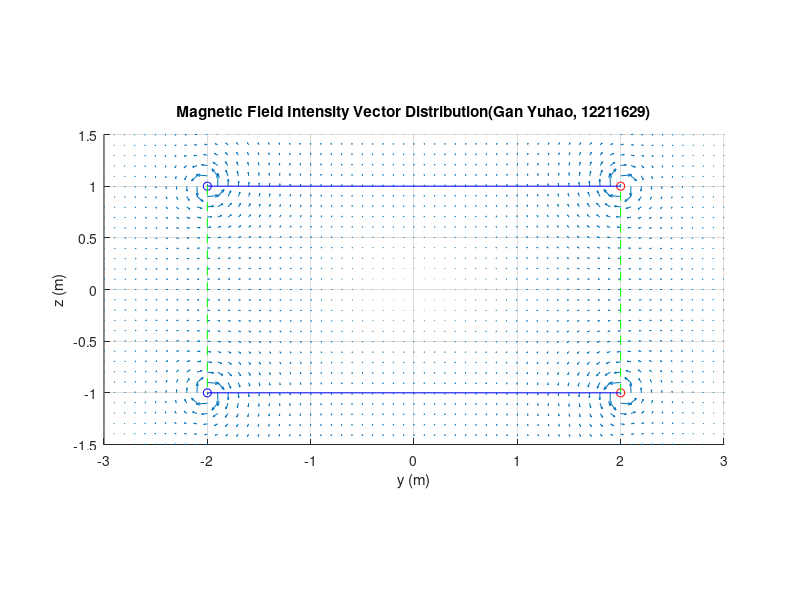
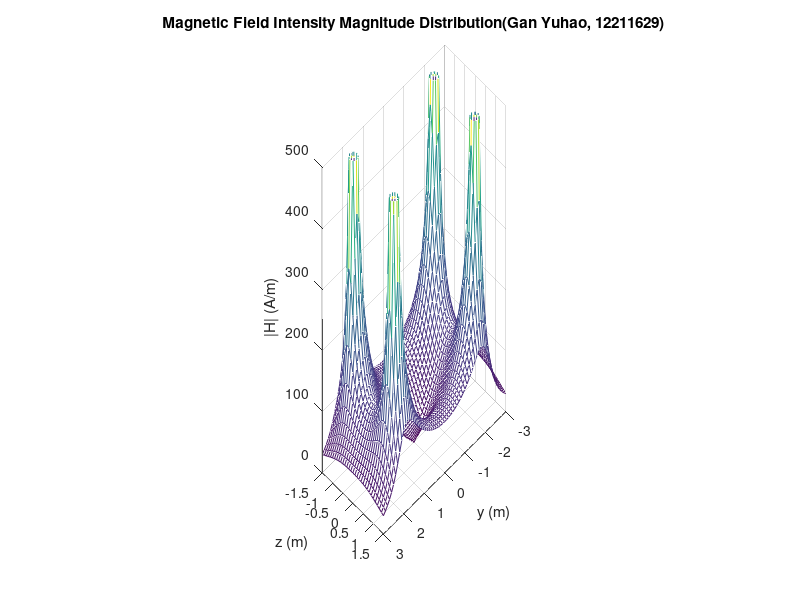
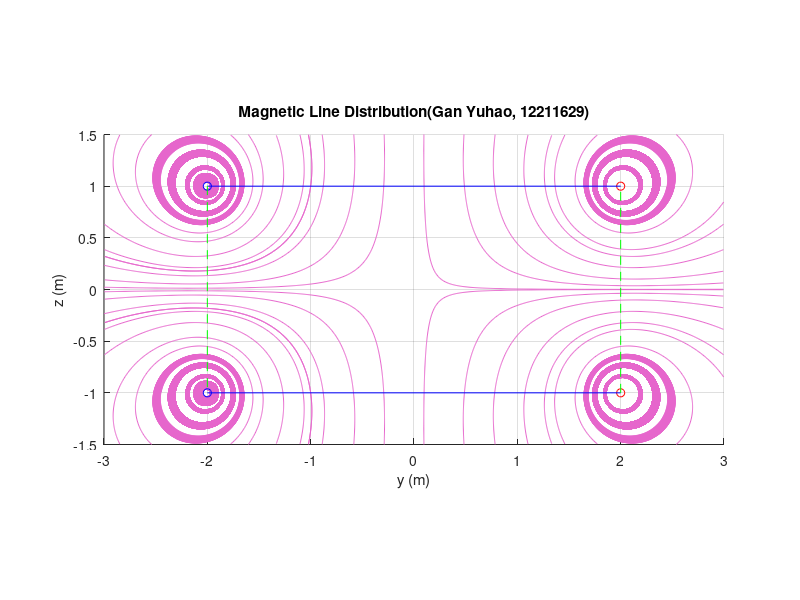

MATLAB code for these plots, in order:
%% Initialization
clear;
clc;

%% Declarations
% Basic Parameters
a = 2;   % m
I = 500; % A
d = 2;   % m
% Scene
segment_number = 50;
segment_length = 2 * pi * a / segment_number;
angles = linspace(0, 2 * pi, segment_number);
% Viewport
sampling_density = 10;
length_y = 6;
length_z = 3;
sampling_number_y = sampling_density * length_y + 1;
sampling_number_z = sampling_density * length_z + 1;
range_y = linspace(-length_y / 2, length_y / 2, sampling_number_y);
range_z = linspace(-length_z / 2, length_z / 2, sampling_number_z);

%% Magnetic Field Intensity Vector Distribution
Hy = zeros(sampling_number_y, sampling_number_z);
Hz = zeros(sampling_number_y, sampling_number_z);
% Iterate the mesh points
for it_y = 1 : sampling_number_y
    for it_z = 1 : sampling_number_z
        % Obtain real position of the mesh point
        P = [0, ...
            (it_y - 1) / sampling_density - length_y / 2, ... 
            (it_z - 1) / sampling_density - length_z / 2];
        % Iterate the loops
        for S_z = [-d / 2, d / 2]
            % Iterate the segments
            for S_angle = angles(1 : segment_number)
                % Obtain the position of current segment
                S = [a * cos(S_angle), a * sin(S_angle), S_z];
                % Obtain the displacement
                R = P - S;
                % Obtain the differential length
                dL = [-segment_length * sin(S_angle), segment_length * cos(S_angle), 0] * sign(S_z);
                % Apply Biot–Savart Law
                dH = cross(I .* dL, R) ./ (4 .* pi .* norm(R) .^ 3);
                % Accumulate
                Hy(it_y, it_z) = Hy(it_y, it_z) + dH(2);
                Hz(it_y, it_z) = Hz(it_y, it_z) + dH(3);
            end
        end
    end
end

% Plot the figure
figure(1);
grid on, axis equal, hold on;
[mesh_y, mesh_z] = meshgrid(range_y, range_z);
quiver(mesh_y, mesh_z, Hy', Hz');
plot(a, d / 2, 'ro', -a, d / 2, 'bo', a, -d / 2, 'ro', -a, -d / 2, 'bo');
plot([a, -a], [d / 2, d / 2], 'b-', [-a, -a], [d / 2, -d / 2], 'g--', [-a, a], [-d / 2, -d / 2], 'b-', [a, a], [-d / 2, d / 2], 'g--')
axis([-length_y / 2, length_y / 2, -length_z / 2, length_z / 2]);
set(gcf, 'Position', [50, 50, 900, 600]);
title(["Magnetic Field Intensity Vector Distribution", "(Gan Yuhao, 12211629)"]);
xlabel("y (m)"), ylabel("z (m)");
saveas(1, "Magnetic Field Intensity Vector Distribution 2","png");
%% Magnetic Field Intensity Magnitude Distribution
H_norm = sqrt(Hy .^ 2 + Hz .^ 2);

% Plot the figure
figure(2);
grid on, axis equal, hold on;
[mesh_y, mesh_z] = meshgrid(range_y, range_z);
mesh(mesh_y, mesh_z, H_norm');
axis([-length_y / 2, length_y / 2, -length_z / 2, length_z / 2, 0, 500]);
set(gcf, 'Position', [50, 50, 400, 700]);
view([3, 3, 200]);
title(["Magnetic Field Intensity Magnitude Distribution", "(Gan Yuhao, 12211629)"]);
xlabel("y (m)"), ylabel("z (m)"), zlabel("|H| (A/m)");
saveas(2, " Magnetic Field Intensity Magnitude Distribution 2" , "png");
%% Magnetic Line Distribution
% Sample the magnitude of H
H_samples_range_y = [-a, a];
H_samples_z = d / 2;
H_samples_index_y = floor((H_samples_range_y(1) + length_y / 2) * sampling_density) : floor((H_samples_range_y(2) + length_y / 2) * sampling_density);
H_samples_index_z = floor((length_z / 2 + H_samples_z) * sampling_density);
H_samples = H_norm(H_samples_index_y, H_samples_index_z);

% Calculate PDF & CDF
H_pdf = H_samples ./ sum(H_samples);
H_cdf = zeros(1, length(H_pdf));
H_cdf(1) = H_pdf(1);
for it = 2 : length(H_pdf)
    H_cdf(it) = H_cdf(it - 1) + H_pdf(it);
end

% Sample basing on PDF & CDF
line_number = 28;
line_start_y = zeros(1, line_number);
line_start_z = zeros(1, line_number);
uniform_samples = linspace(0.012, 0.99, line_number);
for it_u = 1 : line_number
    u = uniform_samples(it_u);
    if u < H_cdf(1)
        left = 0;
        right = H_samples_range_y(1);
    else
        for it_s = 1 : (length(H_cdf) - 1)
            if u >= H_cdf(it_s) && u < H_cdf(it_s + 1)
                delta = (H_samples_range_y(2) - H_samples_range_y(1)) / length(H_cdf);
                left = H_samples_range_y(1) + delta * (it_s - 1);
                right = H_samples_range_y(1) + delta * it_s;
            end
        end
    end
    line_start_y(it_u) = (left + right) / 2;
    line_start_z(it_u) = H_samples_z;
end

% Plot the figure
figure(3);
grid on, axis equal, hold on;
[mesh_y, mesh_z] = meshgrid(range_y, range_z);
fig_sl = streamline(mesh_y, mesh_z, -Hy', -Hz', line_start_y, line_start_z);
set(fig_sl, "lineWidth", 0.4, "color", [0.9, 0.4, 0.8]);
fig_sl = streamline(mesh_y, mesh_z, Hy', Hz', line_start_y, line_start_z);
set(fig_sl, "lineWidth", 0.4, "color", [0.9, 0.4, 0.8]);
fig_sl = streamline(mesh_y, mesh_z, -Hy', -Hz', line_start_y, -line_start_z);
set(fig_sl, "lineWidth", 0.4, "color", [0.9, 0.4, 0.8]);
fig_sl = streamline(mesh_y, mesh_z, Hy', Hz', line_start_y, -line_start_z);
set(fig_sl, "lineWidth", 0.4, "color", [0.9, 0.4, 0.8]);
plot(a, d / 2, 'ro', -a, d / 2, 'bo', a, -d / 2, 'ro', -a, -d / 2, 'bo');
plot([a, -a], [d / 2, d / 2], 'b-', [-a, -a], [d / 2, -d / 2], 'g--', [-a, a], [-d / 2, -d / 2], 'b-', [a, a], [-d / 2, d / 2], 'g--')
axis([-length_y / 2, length_y / 2, -length_z / 2, length_z / 2]);
set(gcf, 'Position', [50, 50, 900, 600]);
title(["Magnetic Line Distribution", "(Gan Yuhao, 12211629)"]);
xlabel("y (m)"), ylabel("z (m)");
saveas(3, "Magnetic Line Distribution 2" , "png");
